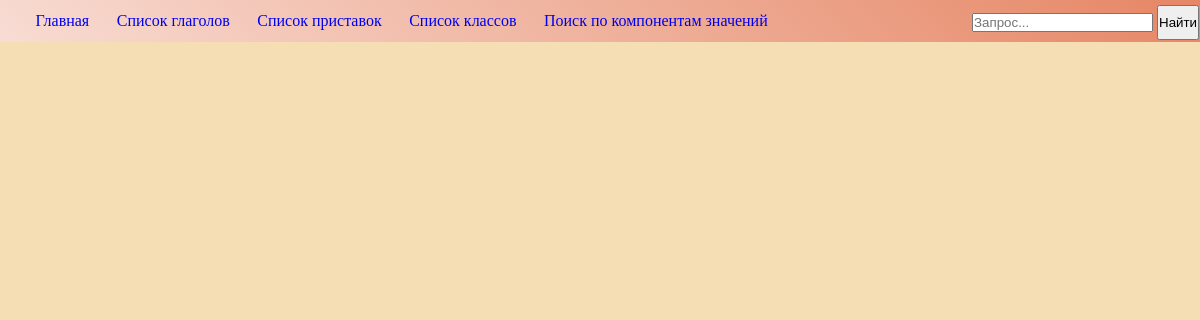
Before: /prefs/ with the older database file.
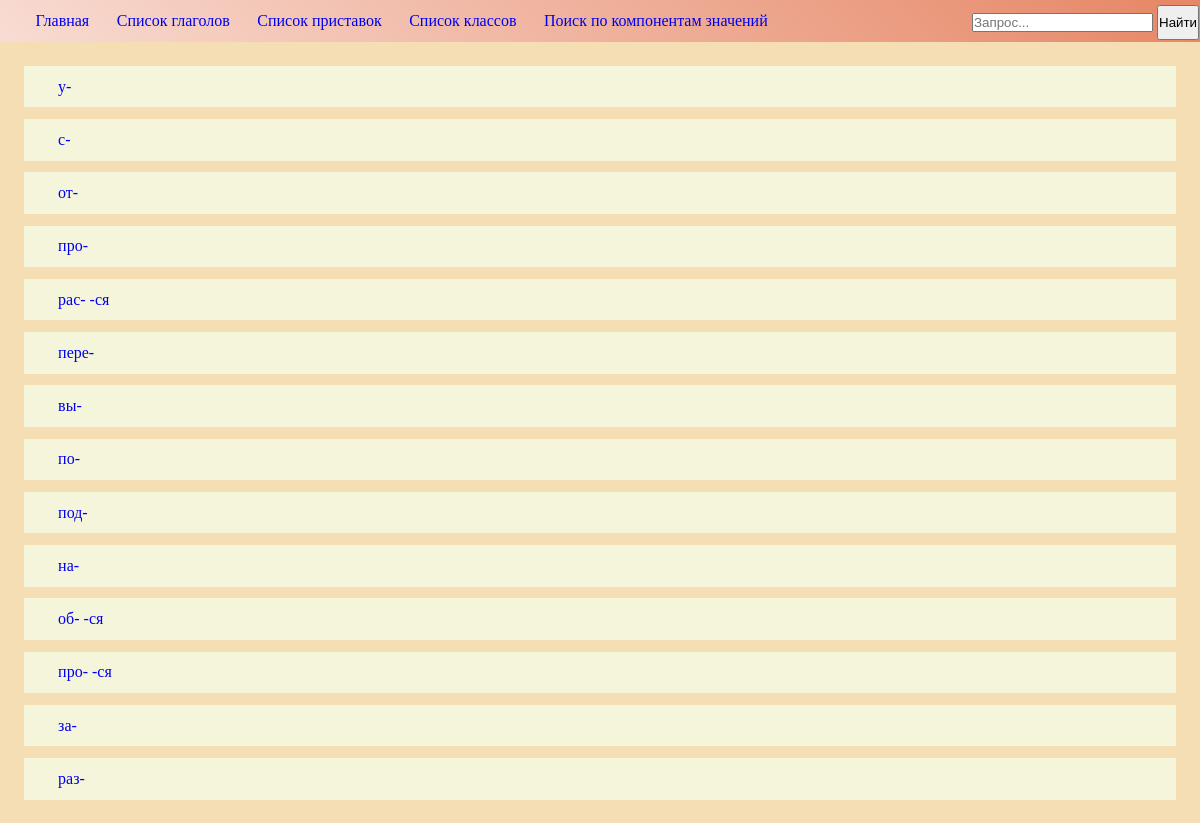
After: the same page with the newer database file.
### prefs/models.py (models this page shows, shortened)
class Pref(models.Model):
    pref = models.CharField(max_length=10)

### prefs/views.py (the view)
# urls.py: url(r'^', include('index.urls')),
def index(request):
    context = {}
    context['prefs'] = Pref.objects.all()
    return render(request, 'prefs/index.html', context)

### templates/prefs/index.html (shortened to what this page needs)
{% extends "base.html" %}
{% block content %}
    {% if prefs %}
        {% for pref in prefs %}
            <p class="line">
                <a href="{% url 'prefs:wordlist' pref.id %}" class="element_links">{{ pref.pref }}</a>
            </p>
        {% endfor %}
    {% endif %}
{% endblock %}

### templates/base.html (shortened to what this page needs)
<html>
    <head>
    </head>
    <body>
        <div id="menu">
            <a href="{% url 'index:index' %}" class="element">Главная</a>
            <a href="{% url 'words:index' %}" class="element">Список глаголов</a>
            <a href="{% url 'prefs:index' %}" class="element">Список приставок</a>
            <a href="{% url 'classes:index' %}" class="element">Список классов</a>
            <a href="{% url 'search:components' %}" class="element">Поиск по компонентам значений</a>
            <div id="search">
            <form action="{% url 'search:index' %}" method="post">
                <input type="text" name="query" placeholder="Запрос..."/>
                <input type="submit" value="Найти" style="height: 35px;"/>
            </form>
        </div>
        </div>
        <div id="content">
            {% block content %}{% endblock %}
        </div>
    </body>
</html>

### templates/base.html (style rules this page uses)
* { margin: 0; padding: 0; }
body { background-color: wheat; }
#menu { padding: 1%; background: linear-gradient(45deg, #f8dcd3, #e68665); font-family: fantasy; }
.element { margin-left: 2%; text-decoration: none; font: serif; }
.line { display: block; padding: 1%; background-color: beige; margin: 1%; font: serif; }
#content { padding: 1%; font: serif; }
#search { position: absolute; margin-top: -25px; margin-left: 80%; }

### templates/prefs/index.html (style rules this page uses)
.element_links { padding-left: 2%; text-decoration: none; }

Changed rows visible on the page:
added Pref: pref "у-"
added Pref: pref "с-"
added Pref: pref "от-"
added Pref: pref "про-"
added Pref: pref "рас- -ся"
added Pref: pref "пере-"
added Pref: pref "вы-"
added Pref: pref "по-"
added Pref: pref "под-"
added Pref: pref "на-"
added Pref: pref "об- -ся"
added Pref: pref "про- -ся"
added Pref: pref "за-"
added Pref: pref "раз-"
